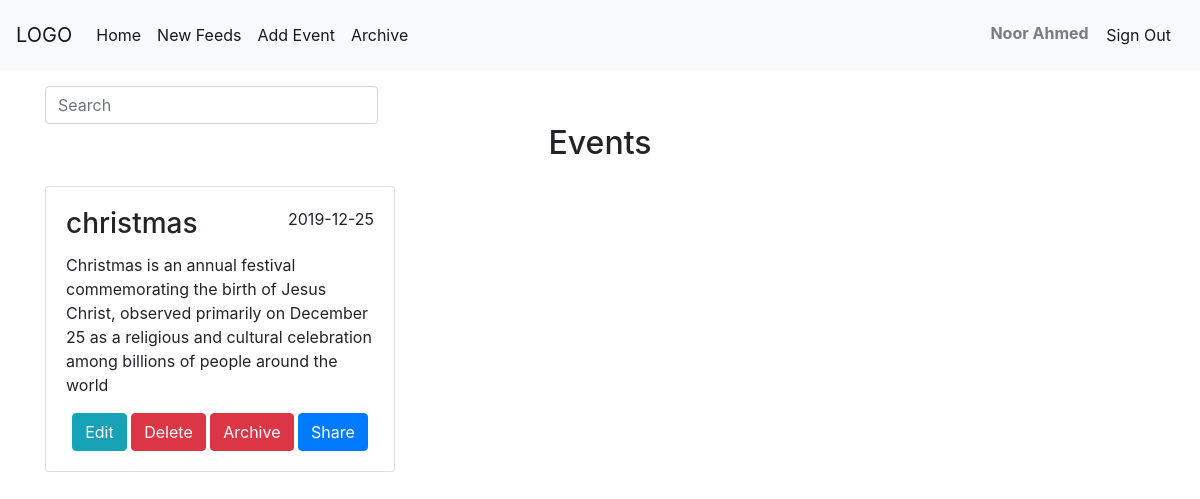
The app's page /index.php (signed in) with its own data.
### tables this page shows
CREATE TABLE `event` (
  `id` int(11) UNSIGNED NOT NULL,
  `event_name` varchar(100) NOT NULL,
  `date` varchar(100) NOT NULL,
  `description` varchar(1000) NOT NULL,
  `archive` enum('0','1') NOT NULL,
  `creator_id` int(11) NOT NULL
);

### index.php (the view, shortened to what this page needs)
<?php
include 'header.php';
if(isset($_SESSION['user'])){
include "config.php";
$id = $_SESSION['user']['userid'];
$sql = "SELECT * FROM event where archive = '0' AND creator_id = '$id'";
$result = $conn->query($sql);
?>
	<div class="container mt-3">
		<nav cla5ss="navbar mb-3">
  <form class="form-inline">
    <input class="form-control mr-sm-2" id="myInput" type="search" placeholder="Search" aria-label="Search" style="width: 30%;">
  </form>
</nav>
		<h2 style="text-align: center;">Events</h2>
		<div class="row" id="myUL">
		<?php
			if ($result->num_rows > 0) {
				while ($row = $result->fetch_assoc()) {
		?>
<div class="col-sm-4 mt-3" id="myLI">
<div class="card" id="mycard">
  <div class="card-body">
  	<span style="float: right;"><?php echo $row['date']; ?></span>
    <h3 class="card-title"><?php echo $row['event_name']; ?></h3>
    <p class="card-text"><?php echo $row['description']; ?></p>
    <center>
    <a class="btn btn-info" href="update.php?id=<?php echo $row['id']; ?>">Edit</a>
    <a class="btn btn-danger" href="delete.php?id=<?php echo $row['id']; ?>">Delete</a>
    <a class="btn btn-danger" href="archive.php?id=<?php echo $row['id']; ?>">Archive</a>
    <button type="button" class="btn btn-primary share" id="<?php echo $row['id']; ?>" data-toggle="modal" data-target="#myModal">
  Share
</button>
</center>
  </div>
</div>
</div>
		<?php		}
			}
		?>
	    </div>
	</div>
</body>
</html>
<?php
}
else{
header('location:login.php');
    exit();
}

### records on screen
event: date "2019-12-25", event_name "christmas", description "Christmas is an annual festival commemorating the birth of Jesus Christ, observed primarily on December 25 as a religious and cultural celebration among billions of people around the world"

### other values on screen
$_SESSION['user']['username'] "Noor Ahmed"
